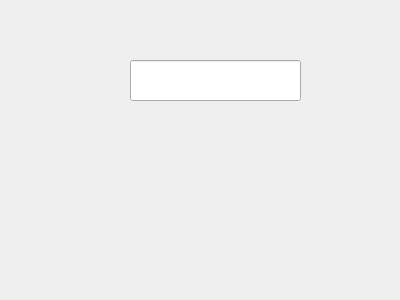
<?xml version="1.0" encoding="UTF-8"?>
<ui version="4.0">
 <class>Form</class>
 <widget class="QWidget" name="Form">
  <property name="geometry">
   <rect>
    <x>0</x>
    <y>0</y>
    <width>400</width>
    <height>300</height>
   </rect>
  </property>
  <property name="windowTitle">
   <string>Form</string>
  </property>
  <widget class="QLineEdit" name="lineEdit">
   <property name="geometry">
    <rect>
     <x>130</x>
     <y>60</y>
     <width>171</width>
     <height>41</height>
    </rect>
   </property>
   <property name="frame">
    <bool>true</bool>
   </property>
   <property name="echoMode">
    <enum>QLineEdit::Password</enum>
   </property>
  </widget>
 </widget>
 <resources/>
 <connections/>
</ui>
